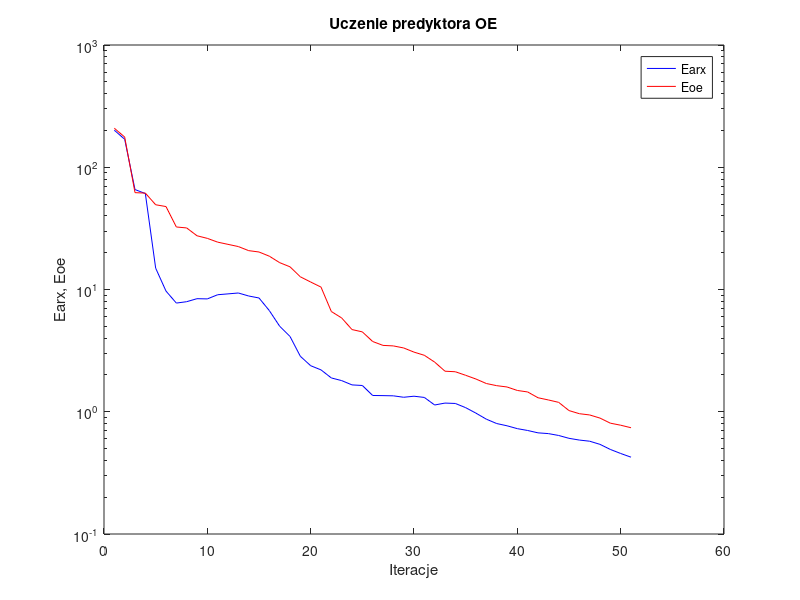
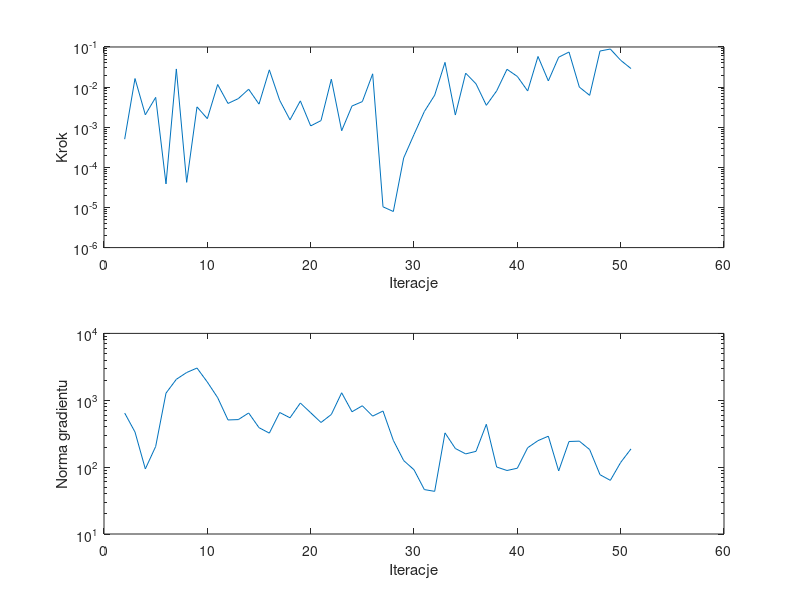

MATLAB code to generate these figures, in order:
%uczenie predyktora oe
clear all;
n=0; farx(n+1)=2.008252e+002; foe(n+1)=2.084744e+002; wspucz(n+1)=0.000000e+000; ng(n+1)=0.000000e+000;
%odnowa zmiennej metryki
n=1; farx(n+1)=1.694890e+002; foe(n+1)=1.766989e+002; krok(n+1)=5.033545e-004; ng(n+1)=6.447131e+002;
n=2; farx(n+1)=6.567952e+001; foe(n+1)=6.198087e+001; krok(n+1)=1.634950e-002; ng(n+1)=3.348582e+002;
n=3; farx(n+1)=6.094868e+001; foe(n+1)=6.144705e+001; krok(n+1)=2.041615e-003; ng(n+1)=9.399249e+001;
n=4; farx(n+1)=1.494257e+001; foe(n+1)=4.934609e+001; krok(n+1)=5.548179e-003; ng(n+1)=2.036267e+002;
n=5; farx(n+1)=9.706693e+000; foe(n+1)=4.769775e+001; krok(n+1)=3.867010e-005; ng(n+1)=1.278347e+003;
n=6; farx(n+1)=7.744718e+000; foe(n+1)=3.246830e+001; krok(n+1)=2.835564e-002; ng(n+1)=2.057253e+003;
n=7; farx(n+1)=7.948534e+000; foe(n+1)=3.188486e+001; krok(n+1)=4.229784e-005; ng(n+1)=2.600275e+003;
n=8; farx(n+1)=8.412018e+000; foe(n+1)=2.751396e+001; krok(n+1)=3.214905e-003; ng(n+1)=3.033354e+003;
n=9; farx(n+1)=8.377438e+000; foe(n+1)=2.619892e+001; krok(n+1)=1.636169e-003; ng(n+1)=1.873440e+003;
n=10; farx(n+1)=9.061659e+000; foe(n+1)=2.440140e+001; krok(n+1)=1.160327e-002; ng(n+1)=1.093003e+003;
n=11; farx(n+1)=9.209241e+000; foe(n+1)=2.340487e+001; krok(n+1)=3.910756e-003; ng(n+1)=5.076317e+002;
n=12; farx(n+1)=9.363783e+000; foe(n+1)=2.245461e+001; krok(n+1)=5.167850e-003; ng(n+1)=5.139387e+002;
n=13; farx(n+1)=8.849807e+000; foe(n+1)=2.079337e+001; krok(n+1)=8.855578e-003; ng(n+1)=6.455599e+002;
n=14; farx(n+1)=8.523792e+000; foe(n+1)=2.026828e+001; krok(n+1)=3.765398e-003; ng(n+1)=3.892696e+002;
n=15; farx(n+1)=6.720197e+000; foe(n+1)=1.872710e+001; krok(n+1)=2.691279e-002; ng(n+1)=3.225655e+002;
n=16; farx(n+1)=5.006045e+000; foe(n+1)=1.658302e+001; krok(n+1)=4.692985e-003; ng(n+1)=6.566134e+002;
n=17; farx(n+1)=4.131678e+000; foe(n+1)=1.533263e+001; krok(n+1)=1.524981e-003; ng(n+1)=5.466406e+002;
n=18; farx(n+1)=2.843075e+000; foe(n+1)=1.270298e+001; krok(n+1)=4.539517e-003; ng(n+1)=9.094351e+002;
n=19; farx(n+1)=2.380359e+000; foe(n+1)=1.151200e+001; krok(n+1)=1.078226e-003; ng(n+1)=6.510941e+002;
n=20; farx(n+1)=2.200428e+000; foe(n+1)=1.046448e+001; krok(n+1)=1.462416e-003; ng(n+1)=4.652588e+002;
n=21; farx(n+1)=1.890456e+000; foe(n+1)=6.607262e+000; krok(n+1)=1.574703e-002; ng(n+1)=6.132560e+002;
n=22; farx(n+1)=1.797968e+000; foe(n+1)=5.851417e+000; krok(n+1)=8.178849e-004; ng(n+1)=1.294320e+003;
n=23; farx(n+1)=1.658191e+000; foe(n+1)=4.702629e+000; krok(n+1)=3.378712e-003; ng(n+1)=6.730643e+002;
n=24; farx(n+1)=1.640012e+000; foe(n+1)=4.501593e+000; krok(n+1)=4.352152e-003; ng(n+1)=8.273424e+002;
n=25; farx(n+1)=1.358692e+000; foe(n+1)=3.755094e+000; krok(n+1)=2.142882e-002; ng(n+1)=5.794403e+002;
%odnowa zmiennej metryki
n=26; farx(n+1)=1.355040e+000; foe(n+1)=3.489990e+000; krok(n+1)=1.038706e-005; ng(n+1)=6.902917e+002;
n=27; farx(n+1)=1.349852e+000; foe(n+1)=3.456391e+000; krok(n+1)=7.938342e-006; ng(n+1)=2.512998e+002;
n=28; farx(n+1)=1.313832e+000; foe(n+1)=3.325479e+000; krok(n+1)=1.714180e-004; ng(n+1)=1.254046e+002;
n=29; farx(n+1)=1.340070e+000; foe(n+1)=3.074974e+000; krok(n+1)=6.592938e-004; ng(n+1)=9.138971e+001;
n=30; farx(n+1)=1.309452e+000; foe(n+1)=2.896264e+000; krok(n+1)=2.458210e-003; ng(n+1)=4.617264e+001;
n=31; farx(n+1)=1.135795e+000; foe(n+1)=2.547023e+000; krok(n+1)=6.288803e-003; ng(n+1)=4.343127e+001;
n=32; farx(n+1)=1.177589e+000; foe(n+1)=2.146213e+000; krok(n+1)=4.134280e-002; ng(n+1)=3.252076e+002;
n=33; farx(n+1)=1.169006e+000; foe(n+1)=2.124502e+000; krok(n+1)=2.013418e-003; ng(n+1)=1.900407e+002;
n=34; farx(n+1)=1.080140e+000; foe(n+1)=1.986970e+000; krok(n+1)=2.223039e-002; ng(n+1)=1.578173e+002;
n=35; farx(n+1)=9.734779e-001; foe(n+1)=1.851504e+000; krok(n+1)=1.208515e-002; ng(n+1)=1.721276e+002;
n=36; farx(n+1)=8.696475e-001; foe(n+1)=1.701978e+000; krok(n+1)=3.516052e-003; ng(n+1)=4.371438e+002;
n=37; farx(n+1)=8.009378e-001; foe(n+1)=1.634593e+000; krok(n+1)=8.053672e-003; ng(n+1)=1.004057e+002;
n=38; farx(n+1)=7.677866e-001; foe(n+1)=1.594771e+000; krok(n+1)=2.779047e-002; ng(n+1)=8.905952e+001;
n=39; farx(n+1)=7.274213e-001; foe(n+1)=1.493356e+000; krok(n+1)=1.843505e-002; ng(n+1)=9.633758e+001;
n=40; farx(n+1)=7.026933e-001; foe(n+1)=1.451870e+000; krok(n+1)=8.009570e-003; ng(n+1)=1.951523e+002;
n=41; farx(n+1)=6.721225e-001; foe(n+1)=1.301912e+000; krok(n+1)=5.801457e-002; ng(n+1)=2.489772e+002;
n=42; farx(n+1)=6.627421e-001; foe(n+1)=1.249077e+000; krok(n+1)=1.427439e-002; ng(n+1)=2.901606e+002;
n=43; farx(n+1)=6.396567e-001; foe(n+1)=1.193763e+000; krok(n+1)=5.558094e-002; ng(n+1)=8.771492e+001;
n=44; farx(n+1)=6.062787e-001; foe(n+1)=1.022402e+000; krok(n+1)=7.485385e-002; ng(n+1)=2.417780e+002;
n=45; farx(n+1)=5.867895e-001; foe(n+1)=9.640775e-001; krok(n+1)=1.000726e-002; ng(n+1)=2.446602e+002;
n=46; farx(n+1)=5.741465e-001; foe(n+1)=9.415460e-001; krok(n+1)=6.227174e-003; ng(n+1)=1.830329e+002;
n=47; farx(n+1)=5.411063e-001; foe(n+1)=8.874035e-001; krok(n+1)=7.931747e-002; ng(n+1)=7.703028e+001;
n=48; farx(n+1)=4.917469e-001; foe(n+1)=8.064917e-001; krok(n+1)=8.892157e-002; ng(n+1)=6.341423e+001;
n=49; farx(n+1)=4.557163e-001; foe(n+1)=7.761047e-001; krok(n+1)=4.663645e-002; ng(n+1)=1.175328e+002;
n=50; farx(n+1)=4.250649e-001; foe(n+1)=7.400754e-001; krok(n+1)=2.896961e-002; ng(n+1)=1.873817e+002;

figure; semilogy(farx,'b'); hold on; semilogy(foe,'r'); xlabel('Iteracje'); ylabel('Earx, Eoe'); legend('Earx','Eoe'); title('Uczenie predyktora OE');
figure; subplot(2,1,1); semilogy(krok); xlabel('Iteracje'); ylabel('Krok');
subplot(2,1,2); semilogy(ng); xlabel('Iteracje'); ylabel('Norma gradientu');
Earx=farx(n+1)
Eoe=foe(n+1)
